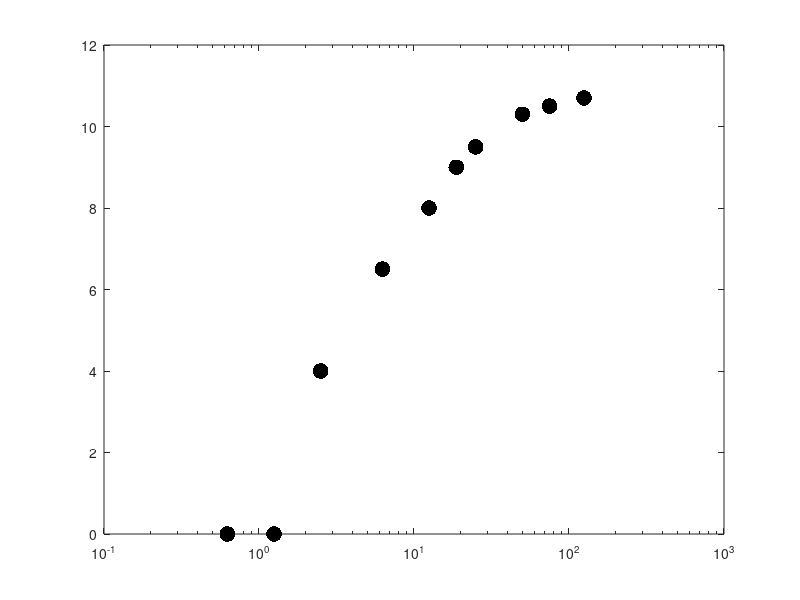

The MATLAB source for this figure: (Note: this script raises an error after producing the figure.)
clear all
close all
clc

%%  data from literature

%Micrococcus luteus (ATCC 10240) and nisin
%data taken from https://pmc.ncbi.nlm.nih.gov/articles/PMC4576963/pdf/fsn30003-0394.pdf
%Figure 7 (see legend of A-J)

%2 very small non-zero values have been added to 0 in the last 2 entries to
%simplify the code for the Jacknife fits:

%the last of these is not used in any of the datafits...

conc = [125 75 50 25 18.75 12.5 6.25 2.5 1.25 0.625];
zoi = [10.7 10.5 10.3 9.5 9 8 6.5 4 0.0001 0.000001];

R = 0:0.01:12;

bonevF = @(p,r)p(1).*exp(-r.^2*p(2));

%%

figure(1)

semilogx(conc,zoi,'.k','markersize',34,'DisplayName','ZoI data')
hold on
b0 = [1 0];

weights = @(yhat) 1./(1 + abs(yhat).^2);
%weights = @(yhat) ones(size(yhat));

fit2 = fitnlm(zoi(3:end-2),conc(3:end-2),bonevF,b0,'Weights',weights)

M = 1;

for j = M:9
    Z = setdiff(zoi(M:end-1),zoi(j));
    C = setdiff(conc(M:end-1),conc(j));
    fit0 = fitnlm(Z,C,bonevF,fit2.Coefficients.Estimate,'Weights',weights);   
    if j == M
        plot(fit0.feval(R),R,'-','DisplayName','Jacknife fits','linewidth',2,'color',[1 1 1]*0.7)
    else
        plot(fit0.feval(R),R,'-','linewidth',2,'color',[1 1 1]*0.7,'HandleVisibility','off')
    end
end

MIC = abs(fit2.Coefficients.Estimate(1));

adjR2 = fit2.Rsquared.Adjusted;
plot(fit2.feval(R),R,'-k','DisplayName',['Bonev fit (adj R^2\approx',num2str(adjR2),')'],'linewidth',3)

semilogx(conc,zoi,'.k','markersize',34,'HandleVisibility','off')
text(MIC,0.4,num2str(MIC));

%semilogx(conc(1:2),zoi(1:2),'ok','markersize',14,'DisplayName','excised data','linewidth',1)
set(gca,'Ytick',0:1:max(R))

ylabel('r (mm)')
xlabel('antibiotic dose (\mug/mL)')
legend('Location','southeast')
axis tight
xlim([0 150])
ylim([0 max(R)])

%% data from literature

%data taken from
%https://pmc.ncbi.nlm.nih.gov/articles/PMC546645/pdf/applmicro00228-0032.pdf
%PAP is unclear (not stated in paper): Bacillus subtilis or Sarcina lutea?
%(Table 2)

conc = [3 6 12 24 48];
zoi = [11.68 16.62 20.96 24.86 28.21];
R = 0:0.01:32;

fit = fitnlm(zoi,conc,bonevF,[1 0],'Weights',weights)

figure(2)

semilogx(conc,zoi,'.k','markersize',38,'DisplayName','ZoI data')
hold on
set(gca,'Ytick',0:5:max(R))

for j = 1:5
    Z = setdiff(zoi,zoi(j));
    C = setdiff(conc,conc(j));
    fitJ = fitnlm(Z,C,bonevF,fit.Coefficients.Estimate,'Weights',weights);   
    if j == 1
        plot(fitJ.feval(R),R,'-','DisplayName','Jacknife fits','linewidth',2,'color',[1 1 1]*0.7)
    else
        plot(fitJ.feval(R),R,'-','linewidth',2,'color',[1 1 1]*0.7,'HandleVisibility','off')
    end
end

adjR2 = fit.Rsquared.Adjusted;
plot(fit.feval(R),R,'-k','DisplayName',['Bonev fit (adj R^2\approx',num2str(adjR2),')'],'linewidth',3)

semilogx(conc,zoi,'.k','markersize',34,'HandleVisibility','off')
MIC = abs(fit.Coefficients.Estimate(1));
text(MIC,0.8,num2str(MIC));

ylabel('r (mm)')
xlabel('antibiotic dose (\mug/mL)')
legend('Location','southeast')
axis tight
xlim([0.9 100])
ylim([0 max(R)])

%%

figure(1)
exportgraphics(gcf,'./figures/Micrococcus_luteus_bonev.pdf')
figure(2)
exportgraphics(gcf,'./figures/Bacillus_subtilis_bonev.pdf')
